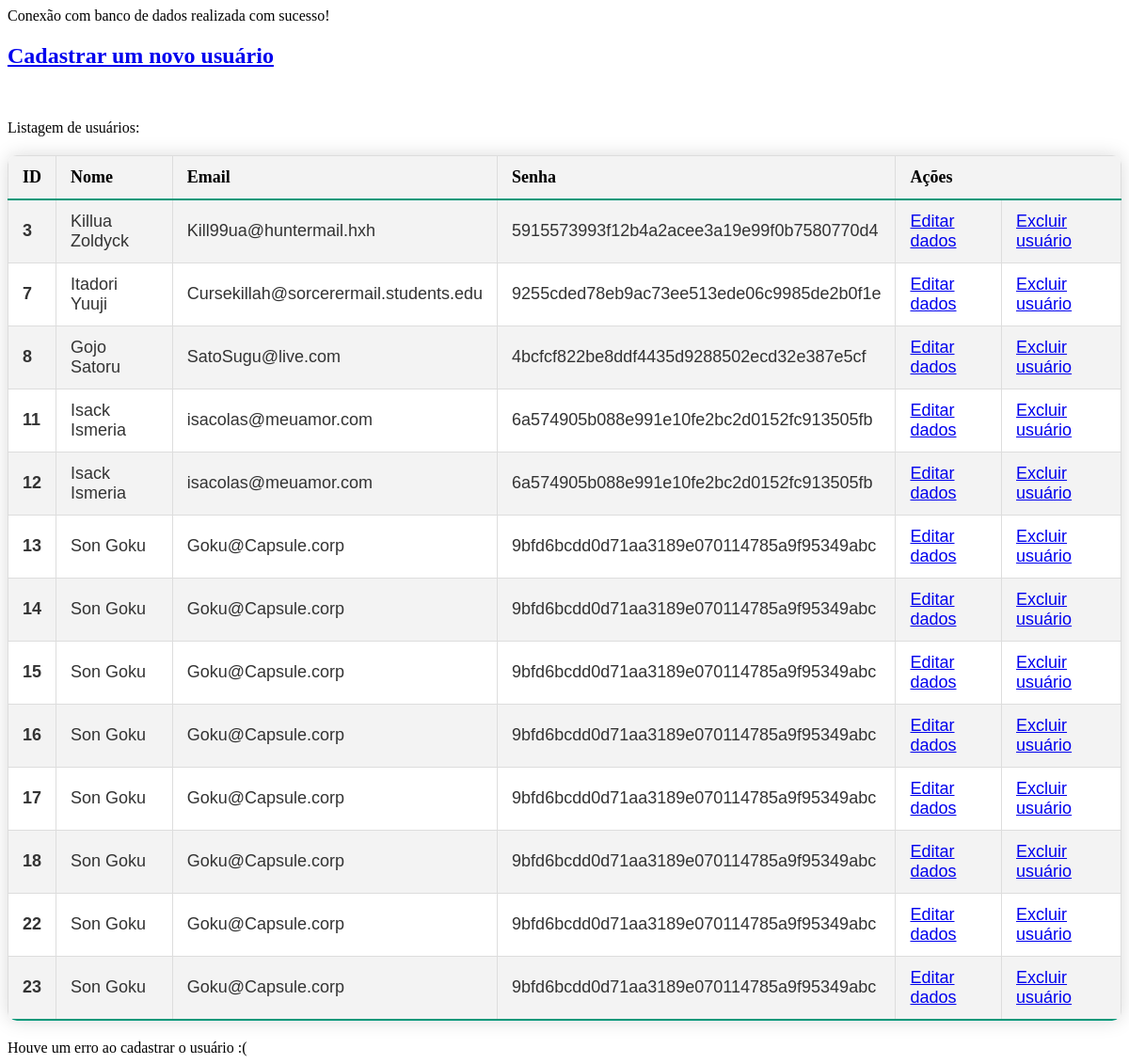
The app's page /formulariocadastro.php with its own data.
### tables this page shows
CREATE TABLE "usuarios"
(
    id    integer
        constraint usuarios_pk
            primary key autoincrement,
    nome  varchar(255),
    email varchar(255),
    senha text
);

### formulariocadastro.php (called while the page is built, shortened)
<?php
global $pdo;
require_once "Usuarios.php";
require_once "connect.php";
require_once "index.php";
?>

### Usuarios.php (called while the page is built, shortened)
<?php
class Usuarios
{
    private PDO $pdo;
    public function __construct($pdo)
    {
        $this->pdo = $pdo;
    }
    public function listarTodos()
    {
        $sql = "SELECT * FROM usuarios";
        $stmt = $this->pdo->prepare($sql);
        $stmt->execute();
        return $stmt->fetchAll(PDO::FETCH_ASSOC);
    }
}

### index.php (the view, shortened to what this page needs)
<?php
require_once ("connect.php");
require_once("Usuarios.php");
$usuario = new Usuarios($pdo);
$lista = $usuario->listarTodos();
?>
<!doctype html>
<html lang="pt-BR">
<head>
    <link rel="stylesheet" href="tabelaestilo.css">
</head>
<body>
<main>
    <h2><a href="formcadastro.php">Cadastrar um novo usuário</a></h2><br>
</main>
<p>Listagem de usuários:</p>
<table>
    <tr>
        <th><strong>ID</strong></th>
        <th>Nome</th>
        <th>Email</th>
        <th>Senha</th>
        <th colspan="2">Ações</th>
    </tr>
    <tbody>
    <?php foreach ($lista as $user):?>
    <tr>
        <td><strong><?= $user ['id']?></strong></td>
        <td><?= $user['nome'] ?></td>
        <td><?= $user['email'] ?></td>
        <td><?= $user['senha'] ?></td>
        <td>
            <a href="editardados.php?id=<?= $user['id']; ?>">Editar dados</a>
        </td>
        <td>
            <a href="excluirdados.php?id=<?= $user['id']; ?>">Excluir usuário</a>
        </td>
    </tr>
    <?php endforeach;?>
    </tbody>
</table>
</body>
</html>

### tabelaestilo.css (style rules this page uses)
table { width: 100%; border-collapse: collapse; margin: 20px 0; font-size: 18px; text-align: left; border-radius: 10px; overflow: hidden; box-shadow: 0 0 20px rgba(0, 0, 0, 0.15); }
th, td { padding: 12px 15px; border: 1px solid #ddd; }
tbody tr { border-bottom: 1px solid #dddddd; }
tbody tr:nth-of-type(odd) { background-color: #f3f3f3; }
tbody tr:last-of-type { border-bottom: 2px solid #009879; }
td { font-family: 'Arial', sans-serif; color: #333333; }

### records on screen
usuarios: id "3", nome "Killua Zoldyck", email "Kill99ua@huntermail.hxh", senha "5915573993f12b4a2acee3a19e99f0b7580770d4"
usuarios: id "7", nome "Itadori Yuuji", email "Cursekillah@sorcerermail.students.edu", senha "9255cded78eb9ac73ee513ede06c9985de2b0f1e"
usuarios: id "8", nome "Gojo Satoru", email "SatoSugu@live.com", senha "4bcfcf822be8ddf4435d9288502ecd32e387e5cf"
usuarios: id "11", nome "Isack Ismeria", email "isacolas@meuamor.com", senha "6a574905b088e991e10fe2bc2d0152fc913505fb"
usuarios: id "12", nome "Isack Ismeria", email "isacolas@meuamor.com", senha "6a574905b088e991e10fe2bc2d0152fc913505fb"
usuarios: id "13", nome "Son Goku", email "Goku@Capsule.corp", senha "9bfd6bcdd0d71aa3189e070114785a9f95349abc"
usuarios: id "14", nome "Son Goku", email "Goku@Capsule.corp", senha "9bfd6bcdd0d71aa3189e070114785a9f95349abc"
usuarios: id "15", nome "Son Goku", email "Goku@Capsule.corp", senha "9bfd6bcdd0d71aa3189e070114785a9f95349abc"
usuarios: id "16", nome "Son Goku", email "Goku@Capsule.corp", senha "9bfd6bcdd0d71aa3189e070114785a9f95349abc"
usuarios: id "17", nome "Son Goku", email "Goku@Capsule.corp", senha "9bfd6bcdd0d71aa3189e070114785a9f95349abc"
usuarios: id "18", nome "Son Goku", email "Goku@Capsule.corp", senha "9bfd6bcdd0d71aa3189e070114785a9f95349abc"
usuarios: id "22", nome "Son Goku", email "Goku@Capsule.corp", senha "9bfd6bcdd0d71aa3189e070114785a9f95349abc"
usuarios: id "23", nome "Son Goku", email "Goku@Capsule.corp", senha "9bfd6bcdd0d71aa3189e070114785a9f95349abc"
